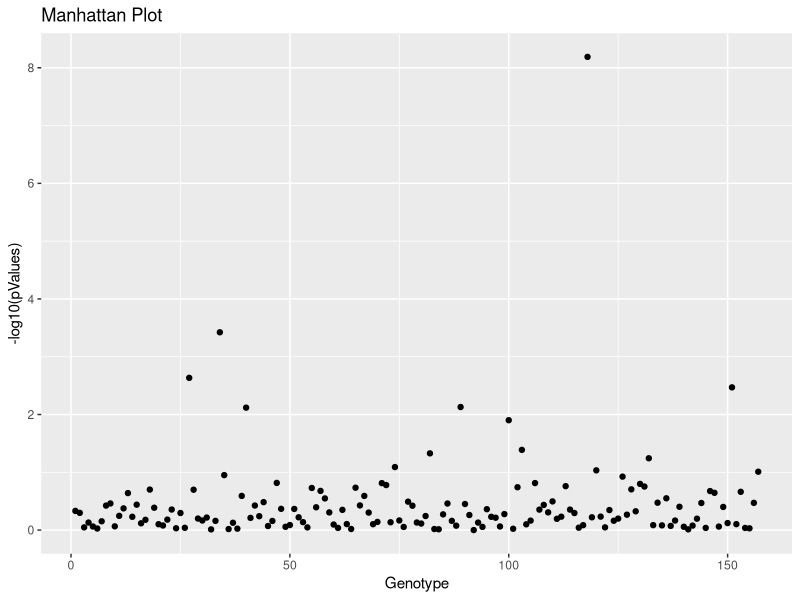
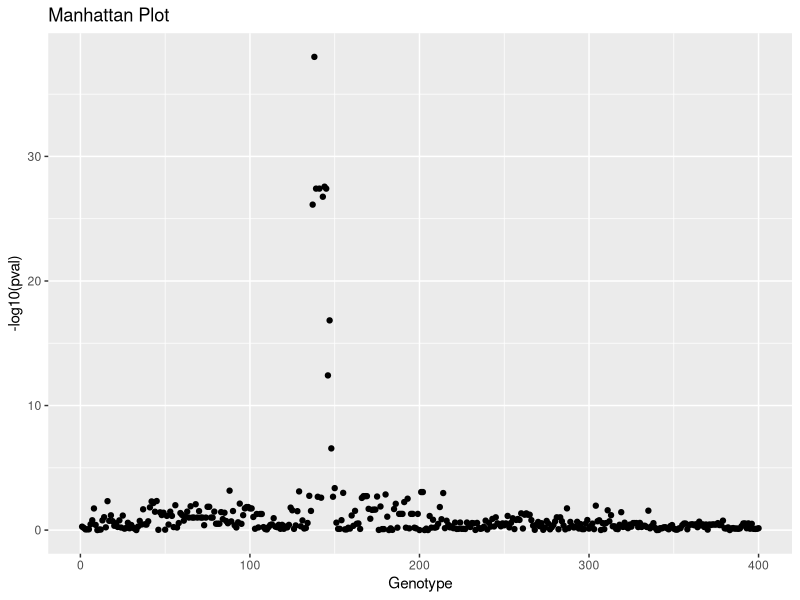

The R source for these figures, in order:
## ---- chunk 1
# Importing genotype and phenotype files
geno_import <- read.csv("./genotype_data.csv", 
                      header = TRUE, 
                      stringsAsFactors = FALSE,
                      row.names = 1, colClasses = "character")
geno_import <- apply(geno_import, 2, tolower)
sim_pheno_mx <- read.csv("./phenotype_data.csv", 
                     header = TRUE, row.names = 1)

# Convert genotype to Xa, Xd codings
xa_converter <- function(geno_in){
    geno_count <- table(geno_in)
    minor_allele <- names(geno_count[geno_count == min(geno_count)])
    xa_code <- ifelse(geno_in == minor_allele, 1,0)
    xa_result <- rowSums(xa_code) - 1
    return(xa_result)
}

xa_matrix <- matrix(NA, 
                    nrow = nrow(geno_import), 
                    ncol = ncol(geno_import)/2)

for (i in 1:(ncol(geno_import)/2)){
    xa_matrix[,i] <- xa_converter(geno_import[,c(2*i -1, 2*i)])  
}

xd_matrix <-  1 - 2*abs(xa_matrix)

# Filtering for MAF
xa_maf_calc <- xa_matrix + 1

MAF <- apply(xa_maf_calc, 2, function(x) sum(x) / (length(x) * 2))

xa_filter <- xa_matrix[,which(MAF > 0.1 & MAF < 0.5)]
xd_filter <- xd_matrix[,which(MAF > 0.1 & MAF < 0.5)]

# Computing p-values
library(MASS)

pval_calculator <- function(pheno_input, xa_input, xd_input){
    n_samples <- length(xa_input)

    X_mx <- cbind(1,xa_input,xd_input)
    
    MLE_beta <- ginv(t(X_mx) %*% X_mx) %*% t(X_mx) %*% pheno_input
    y_hat <- X_mx %*% MLE_beta
  
    SSM <- sum((y_hat - mean(pheno_input))^2)
    SSE <- sum((pheno_input - y_hat)^2)
  
    df_M <- 2
    df_E <- n_samples - 3 
  
    MSM <- SSM / df_M
    MSE <- SSE / df_E
  
    Fstatistic <- MSM / MSE
  
    # to check if it is correct 
    pval <- pf(Fstatistic, df_M, df_E,lower.tail = FALSE)

    return(pval)
}

n_geno <- ncol(xa_filter)
pval_mx <- matrix(NA, nrow = n_geno, ncol = 2)

for (j in 1 : 2) {
    for (i in 1 : n_geno){
        pval_mx[i,j] <- pval_calculator(sim_pheno_mx[,j], xa_input = xa_filter[,i], xd_input = xd_filter[,i])
    }
}
## ---- chunk 2
library(ggplot2)
qplot(c(1:n_geno), -log10(pval_mx[,2]), main="Manhattan Plot", xlab="Genotype", ylab="-log10(pValues)")
## ---- chunk 3
hapmap.pheno.mx <- read.table("./HapMap_phenotypes.tsv", sep = "\t")
hapmap.geno.mx <- read.table("./HapMap_genotypes.tsv", sep = "\t")
hapmap.gene.info.df <- read.table("./HapMap_gene_info.tsv", sep = "\t")
hapmap.snp.info.df <- read.table("./HapMap_snp_info.tsv", sep = "\t")

pval.mx <- matrix(NA, nrow = dim(hapmap.pheno.mx)[2], ncol = dim(hapmap.geno.mx)[2])

for (p in 1:dim(hapmap.pheno.mx)[2]){
  phenotypes <- hapmap.pheno.mx[,p]
  N.samples <- dim(hapmap.pheno.mx)[1]
  for (i in 1:dim(hapmap.geno.mx)[2]){
    X.mx <- cbind(1,hapmap.geno.mx[,i])
    MLE.beta <- solve(t(X.mx) %*% X.mx) %*% t(X.mx) %*% phenotypes
    y.hat <- X.mx %*% MLE.beta
    SSM <- sum((y.hat - mean(phenotypes))^2)
    SSE <- sum((phenotypes - y.hat)^2)
    df.M <- 1
    df.E <- N.samples - 2
    MSM <- SSM / df.M
    MSE <- SSE / df.E
    Fstatistic <- MSM / MSE
    pval.mx[p,i] <- pf(Fstatistic, df.M, df.E,lower.tail = FALSE)
  } 
}

# check which one is the most significant one
minpval.ind <- which(pval.mx == sort(pval.mx[5,])[2], arr.ind = TRUE)
# significant phenotype idx = 5 / genotype idx = 135

# create manhattan plot
library(ggplot2)
qplot(c(1:length(pval.mx[minpval.ind[1],])), -log10(pval.mx[minpval.ind[1],]), main="Manhattan Plot", xlab="Genotype", ylab="-log10(pval)")

gene.info.vec <- hapmap.gene.info.df[which(hapmap.gene.info.df$probe ==
colnames(hapmap.pheno.mx)[minpval.ind[1]]),]

genotype.info.vec <- hapmap.snp.info.df[which(hapmap.snp.info.df$id ==
colnames(hapmap.geno.mx)[minpval.ind[2]] ),]

cat( "Gene = ", colnames(hapmap.pheno.mx)[minpval.ind[1]] ,"| ", paste0("chr", gene.info.vec$chromosome) ,"Start =", gene.info.vec$start,"End =", gene.info.vec$end,"\n" )

cat( "SNP = ", colnames(hapmap.geno.mx)[minpval.ind[2]] ,"| ", toString(genotype.info.vec$chrom) ,"Position =", genotype.info.vec$position,"\n" )
